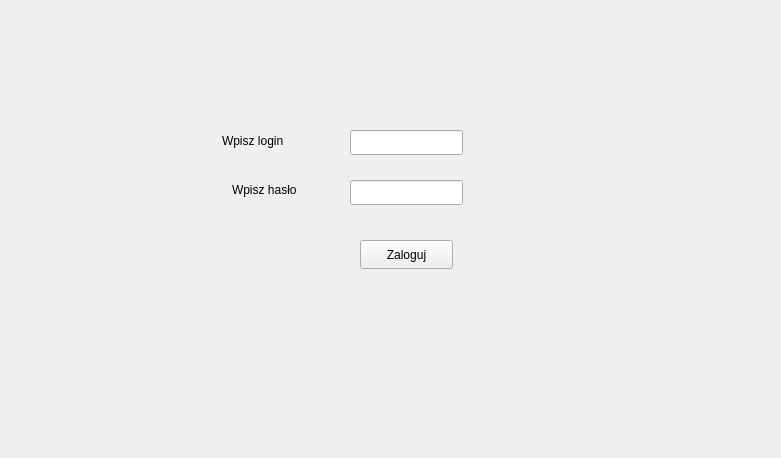
<?xml version="1.0" encoding="UTF-8"?>
<ui version="4.0">
 <class>Form2</class>
 <widget class="QWidget" name="Form2">
  <property name="geometry">
   <rect>
    <x>0</x>
    <y>0</y>
    <width>781</width>
    <height>458</height>
   </rect>
  </property>
  <property name="windowTitle">
   <string>Form</string>
  </property>
  <widget class="QLineEdit" name="login">
   <property name="geometry">
    <rect>
     <x>350</x>
     <y>130</y>
     <width>113</width>
     <height>25</height>
    </rect>
   </property>
  </widget>
  <widget class="QLineEdit" name="passlogin">
   <property name="geometry">
    <rect>
     <x>350</x>
     <y>180</y>
     <width>113</width>
     <height>25</height>
    </rect>
   </property>
  </widget>
  <widget class="QPushButton" name="pushButton">
   <property name="geometry">
    <rect>
     <x>360</x>
     <y>240</y>
     <width>93</width>
     <height>29</height>
    </rect>
   </property>
   <property name="text">
    <string>Zaloguj</string>
   </property>
  </widget>
  <widget class="QLabel" name="label">
   <property name="geometry">
    <rect>
     <x>222</x>
     <y>130</y>
     <width>91</width>
     <height>21</height>
    </rect>
   </property>
   <property name="text">
    <string>Wpisz login</string>
   </property>
  </widget>
  <widget class="QLabel" name="label_2">
   <property name="geometry">
    <rect>
     <x>232</x>
     <y>180</y>
     <width>91</width>
     <height>20</height>
    </rect>
   </property>
   <property name="text">
    <string>Wpisz hasło</string>
   </property>
  </widget>
  <widget class="QLabel" name="loginlabel">
   <property name="geometry">
    <rect>
     <x>230</x>
     <y>330</y>
     <width>311</width>
     <height>61</height>
    </rect>
   </property>
   <property name="text">
    <string/>
   </property>
  </widget>
 </widget>
 <resources/>
 <connections/>
</ui>
